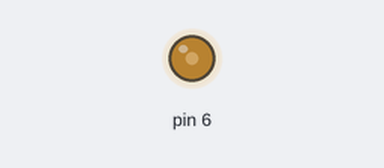
Recording of a sketch running on a simulated Arduino Uno, built with avr-gcc and run on an emulated ATmega328P. Shown: output pins drawn as LEDs (lit = HIGH).

Above: at 0.1 s.
Timing chart, 0 to 1.6 s (numbered marks = the images above):
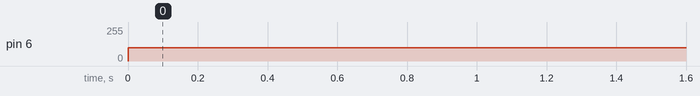

Measured:
- by itself, pin 6: 0/255 → 100/255 at 0.00 s

The sketch:

LED_BRIGHTNESS_CONTROL.ino
```cpp
//ANALOG I/O FUNCTIONS
//analogWrite Program
//LED BRIGHTNESS CONTROL
void setup() {
  // put your setup code here, to run once:

}

void loop() {
  // put your main code here, to run repeatedly:
  analogWrite(6,100);
}
//SAKWheels
```
